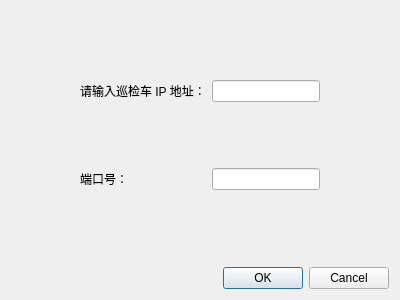
<?xml version="1.0" encoding="UTF-8"?>
<ui version="4.0">
 <class>IpConnect</class>
 <widget class="QDialog" name="IpConnect">
  <property name="geometry">
   <rect>
    <x>0</x>
    <y>0</y>
    <width>400</width>
    <height>300</height>
   </rect>
  </property>
  <property name="windowTitle">
   <string>Dialog</string>
  </property>
  <layout class="QGridLayout" name="gridLayout">
   <item row="1" column="1" colspan="2">
    <widget class="QWidget" name="widget" native="true">
     <layout class="QGridLayout" name="gridLayout_2">
      <item row="0" column="0">
       <widget class="QLabel" name="label">
        <property name="text">
         <string>请输入巡检车 IP 地址：</string>
        </property>
       </widget>
      </item>
      <item row="2" column="0">
       <widget class="QLabel" name="label_2">
        <property name="text">
         <string>端口号：</string>
        </property>
       </widget>
      </item>
      <item row="2" column="1">
       <widget class="QLineEdit" name="PortEdit"/>
      </item>
      <item row="0" column="1">
       <widget class="QLineEdit" name="ipAddressEdit"/>
      </item>
     </layout>
    </widget>
   </item>
   <item row="2" column="0" colspan="4">
    <widget class="QDialogButtonBox" name="buttonBox">
     <property name="orientation">
      <enum>Qt::Horizontal</enum>
     </property>
     <property name="standardButtons">
      <set>QDialogButtonBox::Cancel|QDialogButtonBox::Ok</set>
     </property>
    </widget>
   </item>
  </layout>
 </widget>
 <resources/>
 <connections>
  <connection>
   <sender>buttonBox</sender>
   <signal>accepted()</signal>
   <receiver>IpConnect</receiver>
   <slot>accept()</slot>
   <hints>
    <hint type="sourcelabel">
     <x>248</x>
     <y>254</y>
    </hint>
    <hint type="destinationlabel">
     <x>157</x>
     <y>274</y>
    </hint>
   </hints>
  </connection>
  <connection>
   <sender>buttonBox</sender>
   <signal>rejected()</signal>
   <receiver>IpConnect</receiver>
   <slot>reject()</slot>
   <hints>
    <hint type="sourcelabel">
     <x>316</x>
     <y>260</y>
    </hint>
    <hint type="destinationlabel">
     <x>286</x>
     <y>274</y>
    </hint>
   </hints>
  </connection>
 </connections>
</ui>
